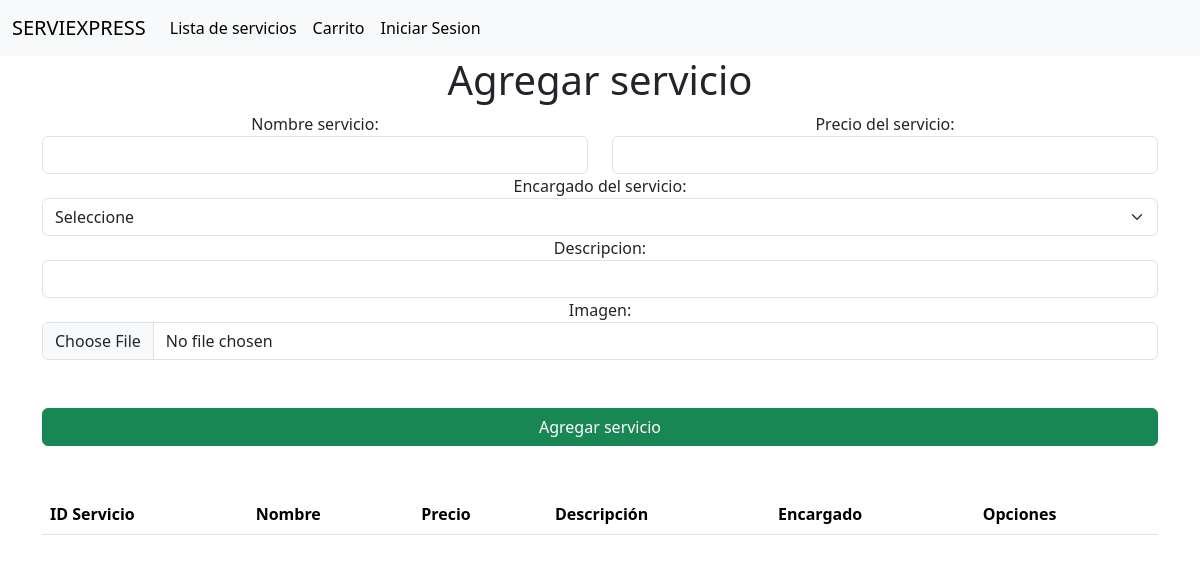
The page /taller/crud/servicios on the database as committed earlier.
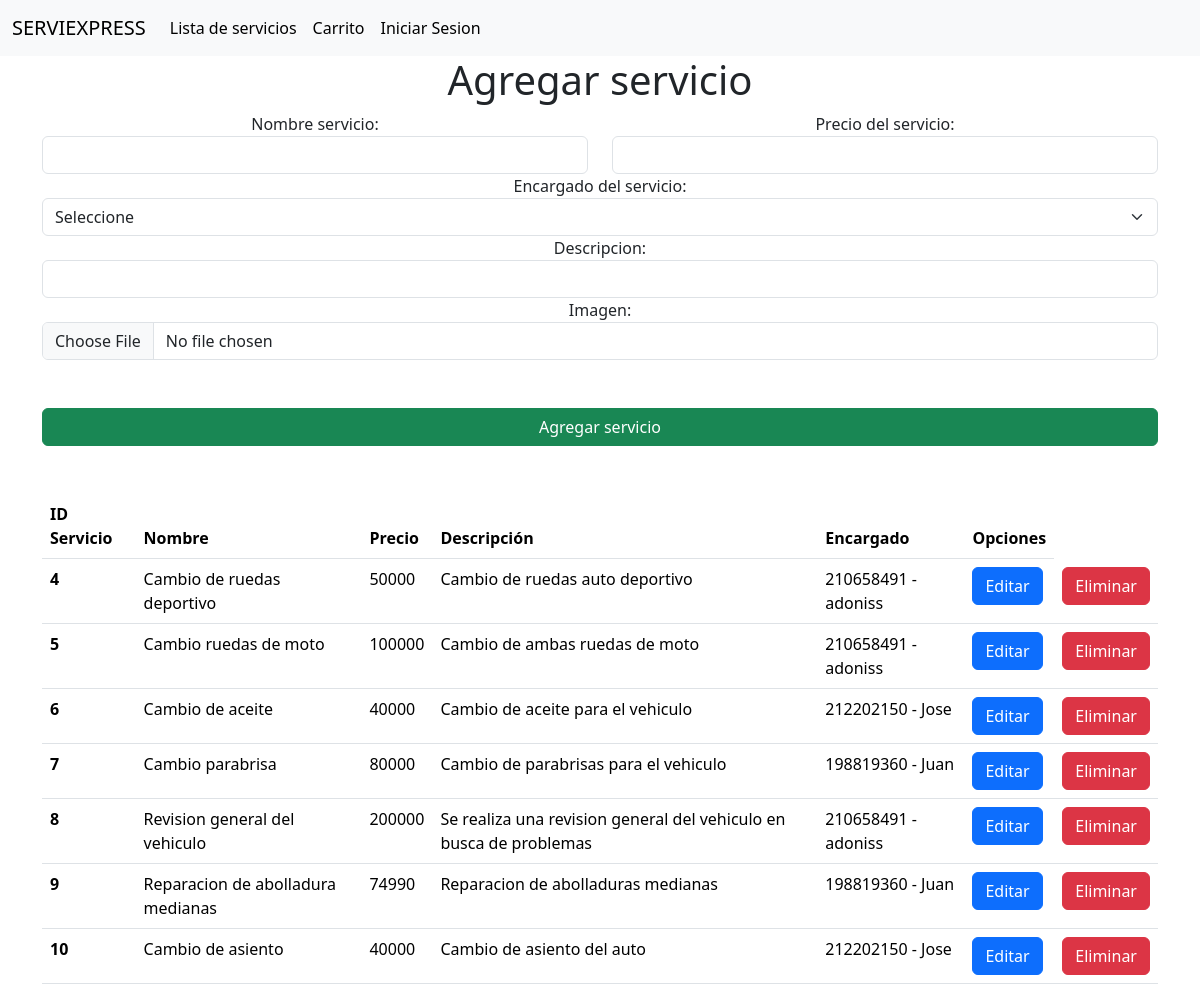
The same page on the database as committed later.
### taller/models.py (models this page shows, shortened)
class Servicio(models.Model):
    id_servicio = models.AutoField(primary_key=True)
    nombre_servicio = models.CharField(max_length=200)
    descripcion = models.CharField(max_length=200)
    encargado = models.ForeignKey(User, on_delete=models.CASCADE)
    precio = models.IntegerField(default=1)
    imagenUrl = models.ImageField(upload_to="imagenesServicios")

class User(AbstractBaseUser, PermissionsMixin):
    email = models.EmailField(blank=True, default='', unique=True)
    nombre = models.CharField(max_length=200, blank=True)
    rut = models.IntegerField(blank=True, null=True)
    ap_paterno = models.CharField(max_length=200, blank=True)
    ap_materno = models.CharField(max_length=200, blank=True)
    direccion = models.CharField(max_length=200, blank=True)
    numero_contacto = models.IntegerField(blank=True, null=True )
    is_empleado = models.BooleanField(default=False)
    tipo_empleado = models.ForeignKey(Tipo_empleado, on_delete=models.CASCADE, null=True, blank=True)
    estado_civil = models.ForeignKey(Estado_civil, on_delete=models.CASCADE, null=True, blank=True)
    taller = models.ForeignKey(Taller, on_delete=models.CASCADE, null=True, blank=True)
    is_active = models.BooleanField(default=True)
    is_superuser = models.BooleanField(default=False)
    is_staff = models.BooleanField(default=False)
    objects = CustomUserManager()
    USERNAME_FIELD = 'email'
    EMAIL_FIELD = 'email'
    REQUIRED_FIELDS = []

### taller/views.py (the view)
# urls.py: path("crud/servicios", views.crudServicios, name="crudServicios"),
def crudServicios(request):
    vServicios = Servicio.objects.all
    vEmpleados = User.objects.all().filter(is_empleado=True )
    template = loader.get_template("taller/crudServicios.html")
    context = {"servicios": vServicios, "empleados": vEmpleados}
    return HttpResponse(template.render(context, request))

### taller/templates/taller/crudServicios.html (shortened to what this page needs)
{% extends "./base.html"%}
{% load static %}
{% block body%}
    <div class="container text-center">
      <h1>Agregar servicio</h1>
        <form id="formAgregar" action="agregarServicioForm" method="POST" enctype="multipart/form-data">{% csrf_token %}
            <div class="row">
                <div class="col-md-6">
                    <label for="txtnombre">Nombre servicio:</label>
                    <input name="txtnombre" id="txtnombre" type="text" class="form-control">
                </div>
                <div class="col-md-6">
                    <label for="txtprecio">Precio del servicio:</label>
                    <input name="txtprecio" id="txtprecio" type="text" class="form-control">
                </div>
                <div class="col-md-12">
                    <label for="cmbEncargado">Encargado del servicio:</label>
                    <select id="cmbEncargado" name="cmbEncargado" class="form-select" aria-label="Default select example">
                        <option disabled selected>Seleccione</option>
                      </select>
                </div>
                <div class="col-md-12">
                    <label for="txtDescripcion">Descripcion:</label>
                    <input name="txtDescripcion" id="txtDescripcion" type="text" class="form-control">
                </div>
                <div class="col-md-12">
                  <label for="txtImagen">Imagen:</label>
                  <input name="txtImagen" id="txtImagen" type="file" class="form-control">
              </div>
            </div>
            <button class="btn btn-success mt-5 w-100">Agregar servicio</button>
        </form>
    </div>
<div class="container mt-5">
    <table class="table">
        <thead>
          <tr>
            <th scope="col">ID Servicio</th>
            <th scope="col">Nombre</th>
            <th scope="col">Precio</th>
            <th scope="col">Descripción</th>
            <th scope="col">Encargado</th>
            <th scope="col">Opciones</th>
          </tr>
        </thead>
        <tbody>
            {% for s in servicios %}
          <tr>
            <th scope="row">{{s.id_servicio}}</th>
            <td>{{s.nombre_servicio}}</td>
            <td>{{s.precio}}</td>
            <td>{{s.descripcion}}</td>
            <td>{{s.encargado.rut}} - {{s.encargado.nombre}}</td>
            <td><a href="editarServicio/{{s.id_servicio}}" class="btn btn-primary">Editar</a></td>
            <td><a href="eliminarServicio/{{s.id_servicio}}" class="btn btn-danger">Eliminar</a></td>
          </tr>
            {% endfor %}
        </tbody>
      </table>
</div>
{% endblock %}

Rows that differ between the two databases and show on the page:
added Servicio: id_servicio "4", nombre_servicio "Cambio de ruedas deportivo", precio "50000", descripcion "Cambio de ruedas auto deportivo", encargado.rut "210658491", encargado.nombre "adoniss"
added Servicio: id_servicio "5", nombre_servicio "Cambio ruedas de moto", precio "100000", descripcion "Cambio de ambas ruedas de moto", encargado.rut "210658491", encargado.nombre "adoniss"
added Servicio: id_servicio "6", nombre_servicio "Cambio de aceite", precio "40000", descripcion "Cambio de aceite para el vehiculo", encargado.rut "212202150", encargado.nombre "Jose"
added Servicio: id_servicio "7", nombre_servicio "Cambio parabrisa", precio "80000", descripcion "Cambio de parabrisas para el vehiculo", encargado.rut "198819360", encargado.nombre "Juan"
added Servicio: id_servicio "8", nombre_servicio "Revision general del vehiculo", precio "200000", descripcion "Se realiza una revision general del vehiculo en busca de problemas", encargado.rut "210658491", encargado.nombre "adoniss"
added Servicio: id_servicio "9", nombre_servicio "Reparacion de abolladura medianas", precio "74990", descripcion "Reparacion de abolladuras medianas", encargado.rut "198819360", encargado.nombre "Juan"
added Servicio: id_servicio "10", nombre_servicio "Cambio de asiento", precio "40000", descripcion "Cambio de asiento del auto", encargado.rut "212202150", encargado.nombre "Jose"
